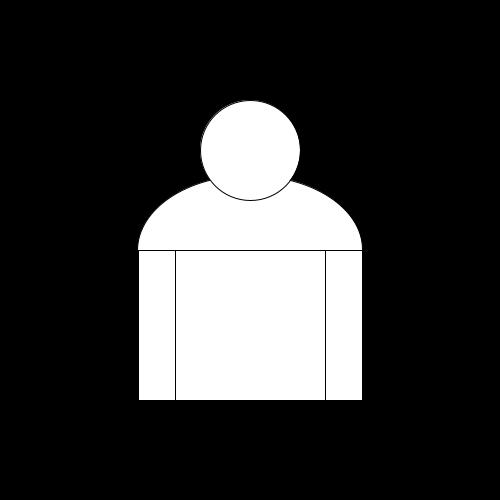
Frame 1 (no input)
Frame 60 (the mouse pressed at the canvas centre just before this capture): identical to frame 1, image omitted
Frame 120 (the mouse held since frame 60 and released just before this capture): identical to frame 1, image omitted

The Processing sketch that drew this single still picture (run headless with seeded random() and noise(); from frame 60 on, the mouse is pressed at the canvas centre):

// Processing sketch: Portrait_03_vars_simple
// ── Portrait_03_vars_simple.pde
/* 
*  Portrait 03
*  Einfache Variablen
*  HKB 16 Parametric Design, MR
*/

int dicke=150;

int mitteX;
int mitteY;


// Setup Funktion, wird einmal aufgerufen
void setup(){ 
   size(500,500);
   mitteX=width/2;
   mitteY=height/2;  
}


// Draw Funktion, wird geloopt
void draw(){
  background(0);
  
  arc(mitteX, mitteY, dicke*1.5, 150, -PI, 0, OPEN); // Schulter
  ellipse(mitteX,mitteY-100,100,100); // Kopf
  rect(mitteX-dicke/2,mitteY,dicke,150); // Bauch
  rect(mitteX-dicke/2-dicke/4 ,mitteY,dicke/4,150); // linker Arm
  rect(mitteX+dicke/2,mitteY,dicke/4,150); // rechter Arm
}
